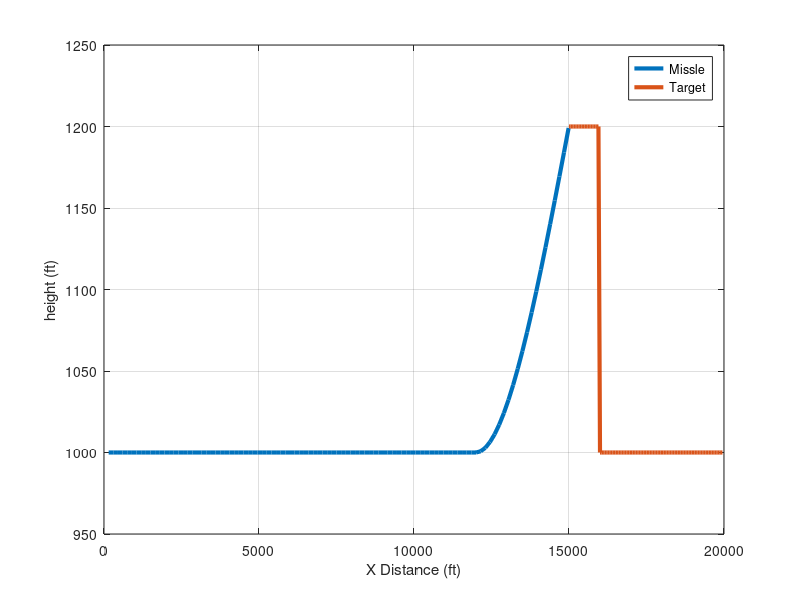
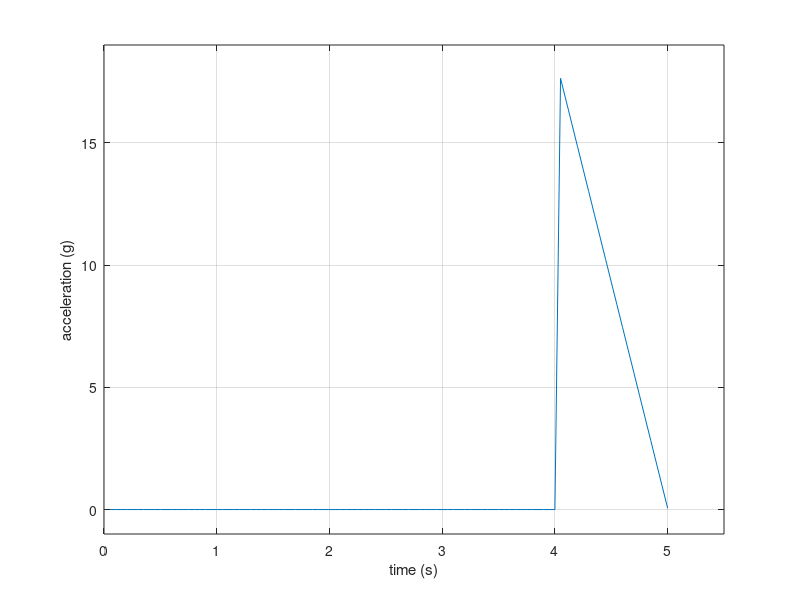

Write MATLAB code to recreate these figures, in order.
close all
clear
n=0; 
XNP=3.; 
DISPLACE=200.; 
THOM=1.; 
VM=3000.; 
VT=1000.; 
RM1=0.; 
RM2=1000.; 
RT1=20000.; 
RT2=1000.; 
QSWITCH=0; 
VT1=-VT; 
VT2=0.; 
T=0.; 
S=0.; 
RTM1=RT1-RM1;
RTM2=RT2-RM2; 
RTM=sqrt(RTM1^2+RTM2^2); 
XLAM=atan2(RTM2,RTM1); 
VM1=VM; 
VM2=0.;
VTM1=VT1-VM1; 
VTM2=VT2-VM2; 
VC=-(RTM1*VTM1+RTM2*VTM2)/RTM; 
TGO=RTM/VC; 
H=.005; 


while VC>0.
    TGO=RTM/VC; 
    if(TGO>.3) 
        H=.00005; 
    end 

    if(TGO<=THOM && QSWITCH==0) 
        QSWITCH=1; 
        RT2=RT2+DISPLACE; 
    end 
    RT1OLD=RT1; 
    RT2OLD=RT2; 
    RM1OLD=RM1; 
    RM2OLD=RM2; 
    VM1OLD=VM1; 
    VM2OLD=VM2; 
    STEP=1;
    FLAG=0; 

    while STEP<=1 
        if FLAG==1 
            STEP=2; 
            RT1=RT1+H*VT1; 
            RT2=RT2+H*VT2; 
            RM1=RM1+H*VM1; 
            RM2=RM2+H*VM2; 
            VM1=VM1+H*AM1; 
            VM2=VM2+H*AM2; 
            T=T+H; 
        end 
        RTM1=RT1-RM1; 
        RTM2=RT2-RM2; 
        RTM=sqrt(RTM1^2+RTM2^2); 
        VTM1=VT1-VM1; 
        VTM2=VT2-VM2; 
        VC=-(RTM1*VTM1+RTM2*VTM2)/RTM; 
        XLAM=atan2(RTM2,RTM1); 
        XLAMD=(RTM1*VTM2-RTM2*VTM1)/(RTM*RTM); XNC=XNP*VC*XLAMD; 
        AM1=-XNC*sin(XLAM); 
        AM2=XNC*cos(XLAM); 
        FLAG=1; 
    end

    FLAG=0; 
    RT1=.5*(RT1OLD+RT1+H*VT1); 
    RT2=.5*(RT2OLD+RT2+H*VT2); 
    RM1=.5*(RM1OLD+RM1+H*VM1); 
    RM2=.5*(RM2OLD+RM2+H*VM2); 
    VM1=.5*(VM1OLD+VM1+H*AM1); 
    VM2=.5*(VM2OLD+VM2+H*AM2);
    S=S+H; 
    if S>.049999 
        S=0.; 
        n=n+1; 
        ArrayT(n)=T; 
        ArrayRM1(n)=RM1; 
        ArrayRM2(n)=RM2; 
        ArrayRT1(n)=RT1; 
        ArrayRT2(n)=RT2; 
        ArrayXNCG(n)=XNC/32.2; 
        %ArrayXNCG(n)=XNC; 
    end 
end 
RTM
lw = 3;
figure(1) 
h1 = plot(ArrayRM1,ArrayRM2,ArrayRT1,ArrayRT2);
grid on
legend('Missle','Target')
xlabel('X Distance (ft)') 
ylabel('height (ft)') 
axis([0 2e4 950 1250])
set(h1,{'LineWidth'},{lw;lw})

figure(2) 
plot(ArrayT,ArrayXNCG); 
hold on;
grid on 
xlabel('time (s)') 
ylabel('acceleration (g)') 
axis([0 5.5 -1 19])

